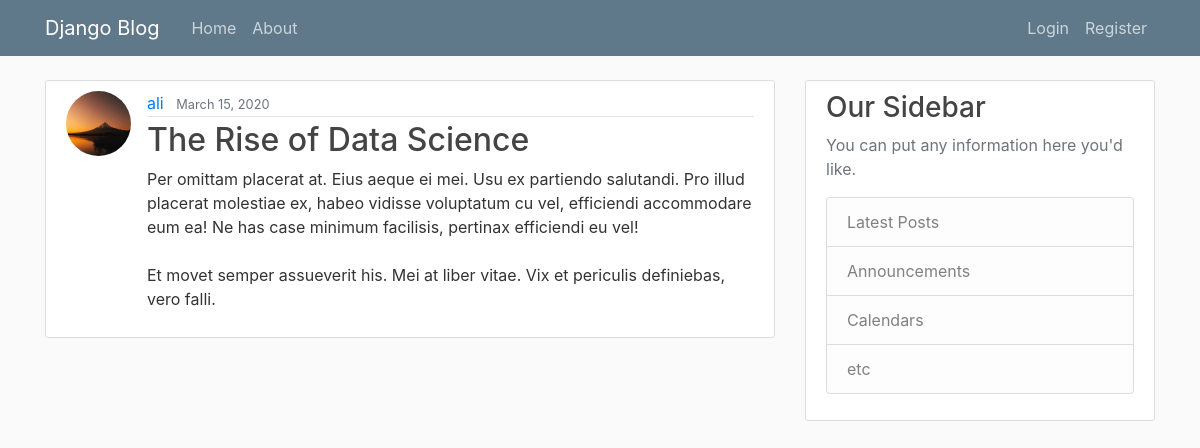
The page /post/26/ on the database its author committed.
### blog/models.py (models this page shows, shortened)
class Post(models.Model):
    title = models.CharField(max_length=100)
    content = models.TextField()
    date_posted = models.DateTimeField(default = timezone.now)
    author = models.ForeignKey(User, on_delete = models.CASCADE)

### users/models.py (models this page shows, shortened)
class Profile(models.Model):
    user = models.OneToOneField(User, on_delete=models.CASCADE)
    image = models.ImageField(default='default.jpg', upload_to='profile_pics')

### blog/views.py (the view)
# urls.py: path('post/<int:pk>/', PostDetailView.as_view(), name='post-detail'),
class PostDetailView(DetailView):
    model = Post
    context_object_name = 'post'

### blog/templates/blog/post_detail.html (shortened to what this page needs)
{% extends 'blog/base.html' %}
{% block content %}
        <article class="media content-section">
        <img src="{{ post.author.profile.image.url }}" class="rounded-circle article-img">
            <div class="media-body">
                <div class="article-metadata">
                    <a class="mr-2" href="{% url 'user-posts' post.author.username %}">{{ post.author }}</a>
                    <small class="text-muted">{{ post.date_posted|date:"F d, Y" }}</small>
                </div>
                <h2 class="article-title">{{ post.title }}</h2>
                <p class="article-content">{{ post.content }}</p>
            </div>
        </article>
{% endblock content %}

### blog/static/blog/main.css (style rules this page uses)
body { background: #fafafa; color: #333333; margin-top: 5rem; }
h1, h2, h3, h4, h5, h6 { color: #444444; }
.content-section { background: #ffffff; padding: 10px 20px; border: 1px solid #dddddd; border-radius: 3px; margin-bottom: 20px; }
.article-title { color: #444444; }
.article-content { white-space: pre-line; }
.article-img { height: 65px; width: 65px; margin-right: 16px; }
.article-metadata { padding-bottom: 1px; margin-bottom: 4px; border-bottom: 1px solid #e3e3e3 }

### rows shown on the page
Post: author.profile.image (placeholder picture), author "ali", date_posted "March 15, 2020", title "The Rise of Data Science", content "Per omittam placerat at. Eius aeque ei mei. Usu ex partiendo salutandi. Pro illud placerat molestiae ex, habeo vidisse voluptatum cu vel, efficiendi accommodare eum ea! Ne has case minimum facilisis, pertinax efficiendi eu vel! Et movet semper assueverit his. Mei at liber vitae. Vix et periculis definiebas, vero falli."
